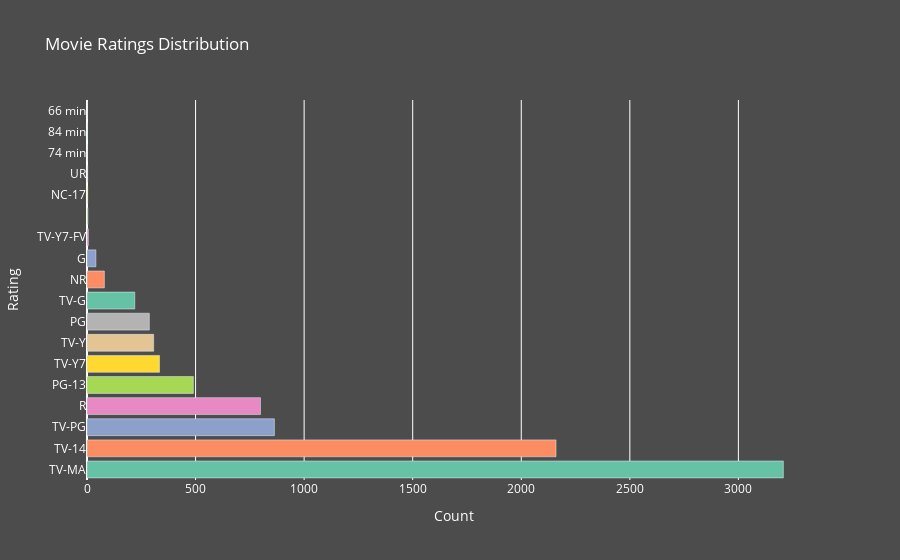

This figure's notebook cell:
### Code cell
import plotly.express as px

ratings = list(df['rating'].value_counts().index)
rating_counts = list(df['rating'].value_counts().values)

fig = px.bar(
    y=ratings,
    x=rating_counts,
    orientation='h',
    title='Movie Ratings Distribution',
    labels={'y': 'Rating', 'x': 'Count'},
    color=ratings,
    color_discrete_sequence=px.colors.qualitative.Set2,
)

fig.update_layout(
    plot_bgcolor='rgba(0, 0, 0, 0)',
    paper_bgcolor='rgba(0, 0, 0, 0.7)',
    font=dict(color='white'),
    showlegend=False,  # Hide legend for better aesthetics
)

fig.show()

### Figure 1 — Plotly figure (JSON) as saved in the notebook; plotly's stock layout.template omitted (floating-point values rounded to 4 significant figures)
{"data": [{"alignmentgroup": "True", "hovertemplate": "color=TV-MA<br>Count=%{x}<br>Rating=%{y}<extra></extra>", "legendgroup": "TV-MA", "marker": {"color": "rgb(102,194,165)", "pattern": {"shape": ""}}, "name": "TV-MA", "offsetgroup": "TV-MA", "orientation": "h", "showlegend": true, "textposition": "auto", "type": "bar", "x": [3207], "xaxis": "x", "y": ["TV-MA"], "yaxis": "y"}, {"alignmentgroup": "True", "hovertemplate": "color=TV-14<br>Count=%{x}<br>Rating=%{y}<extra></extra>", "legendgroup": "TV-14", "marker": {"color": "rgb(252,141,98)", "pattern": {"shape": ""}}, "name": "TV-14", "offsetgroup": "TV-14", "orientation": "h", "showlegend": true, "textposition": "auto", "type": "bar", "x": [2160], "xaxis": "x", "y": ["TV-14"], "yaxis": "y"}, {"alignmentgroup": "True", "hovertemplate": "color=TV-PG<br>Count=%{x}<br>Rating=%{y}<extra></extra>", "legendgroup": "TV-PG", "marker": {"color": "rgb(141,160,203)", "pattern": {"shape": ""}}, "name": "TV-PG", "offsetgroup": "TV-PG", "orientation": "h", "showlegend": true, "textposition": "auto", "type": "bar", "x": [863], "xaxis": "x", "y": ["TV-PG"], "yaxis": "y"}, {"alignmentgroup": "True", "hovertemplate": "color=R<br>Count=%{x}<br>Rating=%{y}<extra></extra>", "legendgroup": "R", "marker": {"color": "rgb(231,138,195)", "pattern": {"shape": ""}}, "name": "R", "offsetgroup": "R", "orientation": "h", "showlegend": true, "textposition": "auto", "type": "bar", "x": [799], "xaxis": "x", "y": ["R"], "yaxis": "y"}, {"alignmentgroup": "True", "hovertemplate": "color=PG-13<br>Count=%{x}<br>Rating=%{y}<extra></extra>", "legendgroup": "PG-13", "marker": {"color": "rgb(166,216,84)", "pattern": {"shape": ""}}, "name": "PG-13", "offsetgroup": "PG-13", "orientation": "h", "showlegend": true, "textposition": "auto", "type": "bar", "x": [490], "xaxis": "x", "y": ["PG-13"], "yaxis": "y"}, {"alignmentgroup": "True", "hovertemplate": "color=TV-Y7<br>Count=%{x}<br>Rating=%{y}<extra></extra>", "legendgroup": "TV-Y7", "marker": {"color": "rgb(255,217,47)", "pattern": {"shape": ""}}, "name": "TV-Y7", "offsetgroup": "TV-Y7", "orientation": "h", "showlegend": true, "textposition": "auto", "type": "bar", "x": [334], "xaxis": "x", "y": ["TV-Y7"], "yaxis": "y"}, {"alignmentgroup": "True", "hovertemplate": "color=TV-Y<br>Count=%{x}<br>Rating=%{y}<extra></extra>", "legendgroup": "TV-Y", "marker": {"color": "rgb(229,196,148)", "pattern": {"shape": ""}}, "name": "TV-Y", "offsetgroup": "TV-Y", "orientation": "h", "showlegend": true, "textposition": "auto", "type": "bar", "x": [307], "xaxis": "x", "y": ["TV-Y"], "yaxis": "y"}, {"alignmentgroup": "True", "hovertemplate": "color=PG<br>Count=%{x}<br>Rating=%{y}<extra></extra>", "legendgroup": "PG", "marker": {"color": "rgb(179,179,179)", "pattern": {"shape": ""}}, "name": "PG", "offsetgroup": "PG", "orientation": "h", "showlegend": true, "textposition": "auto", "type": "bar", "x": [287], "xaxis": "x", "y": ["PG"], "yaxis": "y"}, {"alignmentgroup": "True", "hovertemplate": "color=TV-G<br>Count=%{x}<br>Rating=%{y}<extra></extra>", "legendgroup": "TV-G", "marker": {"color": "rgb(102,194,165)", "pattern": {"shape": ""}}, "name": "TV-G", "offsetgroup": "TV-G", "orientation": "h", "showlegend": true, "textposition": "auto", "type": "bar", "x": [220], "xaxis": "x", "y": ["TV-G"], "yaxis": "y"}, {"alignmentgroup": "True", "hovertemplate": "color=NR<br>Count=%{x}<br>Rating=%{y}<extra></extra>", "legendgroup": "NR", "marker": {"color": "rgb(252,141,98)", "pattern": {"shape": ""}}, "name": "NR", "offsetgroup": "NR", "orientation": "h", "showlegend": true, "textposition": "auto", "type": "bar", "x": [80], "xaxis": "x", "y": ["NR"], "yaxis": "y"}, {"alignmentgroup": "True", "hovertemplate": "color=G<br>Count=%{x}<br>Rating=%{y}<extra></extra>", "legendgroup": "G", "marker": {"color": "rgb(141,160,203)", "pattern": {"shape": ""}}, "name": "G", "offsetgroup": "G", "orientation": "h", "showlegend": true, "textposition": "auto", "type": "bar", "x": [41], "xaxis": "x", "y": ["G"], "yaxis": "y"}, {"alignmentgroup": "True", "hovertemplate": "color=TV-Y7-FV<br>Count=%{x}<br>Rating=%{y}<extra></extra>", "legendgroup": "TV-Y7-FV", "marker": {"color": "rgb(231,138,195)", "pattern": {"shape": ""}}, "name": "TV-Y7-FV", "offsetgroup": "TV-Y7-FV", "orientation": "h", "showlegend": true, "textposition": "auto", "type": "bar", "x": [6], "xaxis": "x", "y": ["TV-Y7-FV"], "yaxis": "y"}, {"alignmentgroup": "True", "hovertemplate": "color=<br>Count=%{x}<br>Rating=%{y}<extra></extra>", "legendgroup": "", "marker": {"color": "rgb(166,216,84)", "pattern": {"shape": ""}}, "name": "", "offsetgroup": "", "orientation": "h", "showlegend": false, "textposition": "auto", "type": "bar", "x": [4], "xaxis": "x", "y": [""], "yaxis": "y"}, {"alignmentgroup": "True", "hovertemplate": "color=NC-17<br>Count=%{x}<br>Rating=%{y}<extra></extra>", "legendgroup": "NC-17", "marker": {"color": "rgb(255,217,47)", "pattern": {"shape": ""}}, "name": "NC-17", "offsetgroup": "NC-17", "orientation": "h", "showlegend": true, "textposition": "auto", "type": "bar", "x": [3], "xaxis": "x", "y": ["NC-17"], "yaxis": "y"}, {"alignmentgroup": "True", "hovertemplate": "color=UR<br>Count=%{x}<br>Rating=%{y}<extra></extra>", "legendgroup": "UR", "marker": {"color": "rgb(229,196,148)", "pattern": {"shape": ""}}, "name": "UR", "offsetgroup": "UR", "orientation": "h", "showlegend": true, "textposition": "auto", "type": "bar", "x": [3], "xaxis": "x", "y": ["UR"], "yaxis": "y"}, {"alignmentgroup": "True", "hovertemplate": "color=74 min<br>Count=%{x}<br>Rating=%{y}<extra></extra>", "legendgroup": "74 min", "marker": {"color": "rgb(179,179,179)", "pattern": {"shape": ""}}, "name": "74 min", "offsetgroup": "74 min", "orientation": "h", "showlegend": true, "textposition": "auto", "type": "bar", "x": [1], "xaxis": "x", "y": ["74 min"], "yaxis": "y"}, {"alignmentgroup": "True", "hovertemplate": "color=84 min<br>Count=%{x}<br>Rating=%{y}<extra></extra>", "legendgroup": "84 min", "marker": {"color": "rgb(102,194,165)", "pattern": {"shape": ""}}, "name": "84 min", "offsetgroup": "84 min", "orientation": "h", "showlegend": true, "textposition": "auto", "type": "bar", "x": [1], "xaxis": "x", "y": ["84 min"], "yaxis": "y"}, {"alignmentgroup": "True", "hovertemplate": "color=66 min<br>Count=%{x}<br>Rating=%{y}<extra></extra>", "legendgroup": "66 min", "marker": {"color": "rgb(252,141,98)", "pattern": {"shape": ""}}, "name": "66 min", "offsetgroup": "66 min", "orientation": "h", "showlegend": true, "textposition": "auto", "type": "bar", "x": [1], "xaxis": "x", "y": ["66 min"], "yaxis": "y"}], "layout": {"barmode": "relative", "font": {"color": "white"}, "legend": {"title": {"text": "color"}, "tracegroupgap": 0}, "paper_bgcolor": "rgba(0, 0, 0, 0.7)", "plot_bgcolor": "rgba(0, 0, 0, 0)", "showlegend": false, "title": {"text": "Movie Ratings Distribution"}, "xaxis": {"anchor": "y", "domain": [0, 1], "title": {"text": "Count"}}, "yaxis": {"anchor": "x", "domain": [0, 1], "title": {"text": "Rating"}}}}
